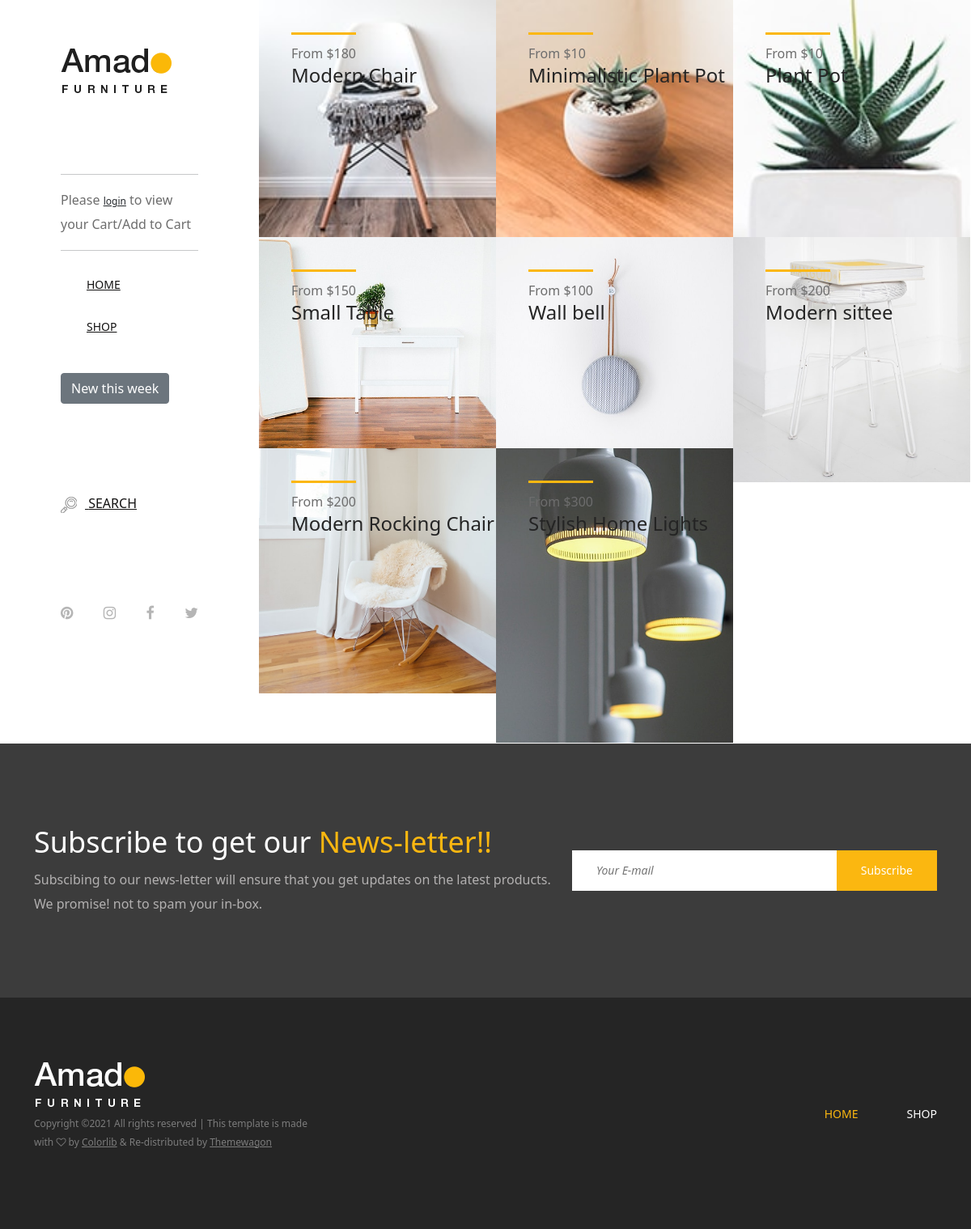
The page / on the database its author committed.
### main/models.py (models this page shows, shortened)
class Product(models.Model):
    Category_choices = [
    ('chairs', 'chairs'),
    ('beds', 'beds'),
    ('tables', 'tables'),
    ('home_deco', 'home_deco'),
    ('dressings', 'dressings')
]
    name = models.CharField(max_length=100)
    price = models.IntegerField(null=False, blank=False)
    image = models.ImageField(upload_to ='products/')
    category = models.CharField(choices=Category_choices, max_length=50)

### main/views.py (the view)
# urls.py: path('',IndexView.as_view(), name='index'),
class IndexView(View):
    def get(self, request, *args, **kwargs):
        products = Product.objects.all()
        if not request.user.is_authenticated:
             total_no_of_products = 0
        else:
            cart_objects = Cart.objects.filter(user = request.user)
            total_no_of_products = cart_objects.count()
        context = {
            'products':products,
            'total_no_of_products': total_no_of_products,
        }
        return render(request, 'main/index.html', context)

### main/templates/main/index.html (shortened to what this page needs)
{% extends 'main/base.html' %}
{% block content %}
        <div class="products-catagories-area clearfix">
            <div class="amado-pro-catagory clearfix">
                {% for product in products %}
                <div class="single-products-catagory clearfix">
                    <a href="{% url 'product_detail' product.pk %}">
                        <img src="{{ product.image.url }}" alt="The products image">
                        <div class="hover-content">
                            <div class="line"></div>
                            <p>From ${{ product.price }}</p>
                            <h4>{{ product.name }}</h4>
                        </div>
                    </a>
                </div>
                {% endfor %}
            </div>
        </div>
    </div>
{% endblock content %}

### static/main/css/core-style.css (style rules this page uses)
* { margin: 0; padding: 0; }
body { font-family: "helveticaneuemedium"; font-size: 16px; }
h1, h2, h3, h4, h5, h6 { color: #242424; line-height: 1.3; font-weight: 400; }
p { color: #6d6d6d; font-size: 16px; line-height: 1.9; font-weight: 400; }
a { -webkit-transition: all 500ms ease 0s; transition: all 500ms ease 0s; text-decoration: none; outline: 0 solid transparent; color: #131212; font-weight: 400; font-size: 12px; }
img { height: auto; max-width: 100%; }
.main-content-wrapper .products-catagories-area { -webkit-box-flex: 0; -ms-flex: 0 0 calc(100% - 320px); flex: 0 0 calc(100% - 320px); width: calc(100% - 320px); max-width: calc(100% - 320px); }
.single-products-catagory { position: relative; z-index: 1; width: 33.33333%; top: 0; }
.single-products-catagory a { display: block; width: 100%; height: 100%; position: relative; z-index: 10; }
.single-products-catagory a::after { -webkit-transition-duration: 250ms; transition-duration: 250ms; position: absolute; width: 100%; height: 100%; top: 0; left: 0; content: ''; background-color: rgba(60, 60, 60, 0.7); z-index: 1; opacity: 0; visibility: visible; }
.single-products-catagory a img { width: 100%; }
.single-products-catagory .hover-content { position: absolute; top: 40px; left: 40px; z-index: 10; }
.single-products-catagory .hover-content .line { width: 80px; height: 3px; background-color: #fbb710; display: block; margin-bottom: 15px; }
.single-products-catagory .hover-content p { font-size: 16px; color: #6d6d6d; line-height: 1; margin-bottom: 5px; -webkit-transition-duration: 250ms; transition-duration: 250ms; }
.single-products-catagory .hover-content h4 { margin-bottom: 0; -webkit-transition-duration: 250ms; transition-duration: 250ms; }

### rows shown on the page
Product: image (picture), price "180", name "Modern Chair"
Product: image (picture), price "10", name "Minimalistic Plant Pot"
Product: image (picture), price "10", name "Plant Pot"
Product: image (picture), price "150", name "Small Table"
Product: image (picture), price "100", name "Wall bell"
Product: image (picture), price "200", name "Modern sittee"
Product: image (picture), price "200", name "Modern Rocking Chair"
Product: image (picture), price "300", name "Stylish Home Lights"
